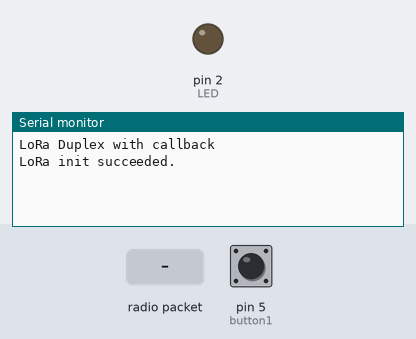
Recording of a sketch running on a simulated Arduino Uno, built with avr-gcc and run on an emulated ATmega328P. On the bench: output pins drawn as LEDs (lit = HIGH), the last lines printed to the serial monitor. The inputs (shaded band) are chosen by the test bench; at power-on: pin 5 (button1) HIGH. No radio packets arrive unless stated.

Above: at 1.2 s.
1.3 s: pin 5 (button1) pulled LOW for 0.15 s
At 2.7 s:
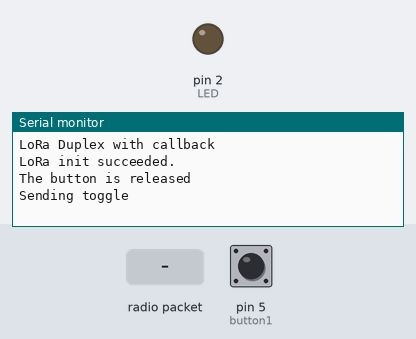
3.0 s: radio packet "relay on" arrives
At 4.2 s:
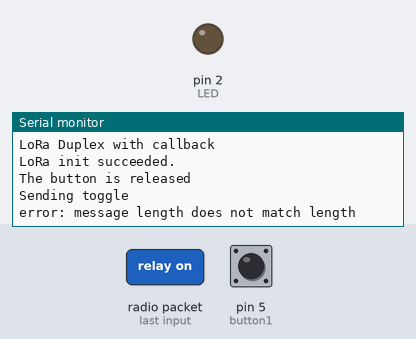
4.5 s: pin 5 (button1) pulled LOW for 3.2 s
At 9.2 s:
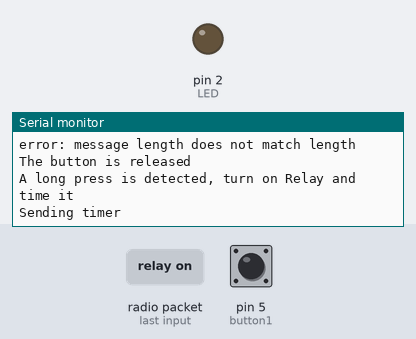

Measured:
- after the input at 1.3 s, the serial monitor: prints a new line after 0.22 s (image 1)
- after the input at 3.0 s, the serial monitor: prints a new line at once (image 2)
- after the input at 4.5 s, the serial monitor: prints a new line after 3.3 s (image 3)

The sketch:

lora-house-control.ino
```cpp
/*
  LoRa House Control of Lora Water Pump
  LED indicates the state of relay/water pump at other end (Lora Water Pump)
  LED blinking indicates that relay/water pump at other end (Lora Water Pump) is on and controlled by a Timer of 45 minutes
  Button toggles the state of relay/water pump
  Button long press, turn on the relay/water pump with a timer.
*/

#include <SPI.h>              // include libraries
#include <LoRa.h>
#include <ezButton.h>         // handle the button press eliminating bouncing

const int csPin = 15;         // D8 at Wemos LoRa radio chip select
const int resetPin = 16;      // D0 at Wemos LoRa radio reset
const int irqPin = 4;         // D2 at Wemos
const int LED = 2;            // D4 at Wemos

/*         Wemos D1 PinOut
              ___    _
             | | |__| |
             | |      |
        RST RST        TX GPIO1
       ADC0 A0         RX GPIO3
WAKE GPIO16 D0         D1 GPIO5
SCLK GPIO14 D5         D2 GPIO4
MISO GPIO12 D6         D3 GPIO0
MOSI GPIO13 D7         D4 GPIO2
  CS GPIO15 D8         G
            3V3  ___   5V
                |usb|
*/
ezButton button1(5);

const int DEBOUNCE_DELAY = 70;
const int LONG_PRESS_TIME  = 2000; // 2000 milliseconds
const int ASK_TIME  = 30000; // 30 seconds

String outgoing;              // outgoing message
byte msgCount = 0;            // count of outgoing messages
byte localAddress = 0xDA;     // address of this device
byte destination = 0xDF;      // destinatioln to send to
long lastSendTime = 0;        // last send time
long lastBlinkTime = 0;
int intervalask = ASK_TIME;     // interval between sends
byte counterTimer = 0;
boolean timerRunning = false;
boolean blinkLed = false;
unsigned long pressedTime  = 0;
unsigned long releasedTime = 0;

void setup() {
  Serial.begin(9600);                   // initialize serial

  while (!Serial);

  //pinMode(button, INPUT);
  pinMode(LED, OUTPUT);
  button1.setDebounceTime(DEBOUNCE_DELAY);

  Serial.println("LoRa Duplex with callback");

  // override the default CS, reset, and IRQ pins (optional)
  LoRa.setPins(csPin, resetPin, irqPin);// set CS, reset, IRQ pin

  if (!LoRa.begin(915E6)) {             // initialize ratio at 915 MHz
    Serial.println("LoRa init failed. Check your connections.");
    while (true);                       // if failed, do nothing
  }

  LoRa.onReceive(onReceive);
  LoRa.receive();
  Serial.println("LoRa init succeeded.");
  lastSendTime = millis();

}

void loop() {

  button1.loop();

   if(button1.isPressed()){
    pressedTime = millis();             // save pressed time for release time calculation
  }

  if ((millis() - lastSendTime) > intervalask) {
    sendMessage("asking");
    lastSendTime = millis();           // timestamp the message
    Serial.println("Sending asking");
  }

  if(button1.isReleased()){
    Serial.println("The button is released");
    releasedTime = millis();
    long pressDuration = releasedTime - pressedTime;

    if( pressDuration > LONG_PRESS_TIME ){
      Serial.println("A long press is detected, turn on Relay and time it");
      timerRunning = true; //wait for relay on feedback to blink LED
      sendMessage("timer");              // send lora message to turn on relay and time it
      Serial.println("Sending timer");
    } else { // short press actions
      sendMessage("toggle");              // send lora message to toggle relay
      Serial.println("Sending toggle");
      timerRunning = false;               // stop timer when short pressed
    }
  }
  checkTimer();
}

void sendMessage(String outgoing) {
  LoRa.beginPacket();                   // start packet
  LoRa.write(destination);              // add destination address
  LoRa.write(localAddress);             // add sender address
  LoRa.write(msgCount);                 // add message ID
  LoRa.write(outgoing.length());        // add payload length
  LoRa.print(outgoing);                 // add payload
  LoRa.endPacket(true);                 // finish packet and send it
  msgCount++;                           // increment message ID
  LoRa.receive();                       // go back into receive mode
}

void onReceive(int packetSize) {
  if (packetSize == 0) return;          // if there's no packet, return

  // read packet header bytes:
  int recipient = LoRa.read();          // recipient address
  byte sender = LoRa.read();            // sender address
  byte incomingMsgId = LoRa.read();     // incoming msg ID
  byte incomingLength = LoRa.read();    // incoming msg length

  String incoming = "";                 // payload of packet

  while (LoRa.available()) {            // can't use readString() in callback, so
    incoming += (char)LoRa.read();      // add bytes one by one
  }

  if (incomingLength != incoming.length()) {   // check length for error
    Serial.println("error: message length does not match length");
    return;                             // skip rest of function
  }

  // if the recipient isn't this device or broadcast,
  if (recipient != localAddress) {
    Serial.println("This message is not for me.");
    return;                             // skip rest of function
  }

  if (incoming == "relay on"){
    digitalWrite(LED, HIGH);
    if (timerRunning)
       blinkLed = true;
  }
  if (incoming == "relay off"){
    digitalWrite(LED, LOW);
    timerRunning = false;
    blinkLed = false;
  }
  if (incoming == "timer"){
    digitalWrite(LED, HIGH);
    timerRunning = true;
    blinkLed = true;
  }
  // if message is for this device, or broadcast, print details:
  Serial.println("Received from: 0x" + String(sender, HEX));
  Serial.println("Sent to: 0x" + String(recipient, HEX));
  Serial.println("Message ID: " + String(incomingMsgId));
  Serial.println("Message length: " + String(incomingLength));
  Serial.println("Message: " + incoming);
  Serial.println("RSSI: " + String(LoRa.packetRssi()));
  Serial.println("Snr: " + String(LoRa.packetSnr()));
  Serial.println();
}
/*
Timer is controlled by lora-water-pump
Here we just need to blink the LED while timerRunning is true and blinkLed is true
timerRunning is set to false if message "relay off" is received
from lora-water-pump

*/
void checkTimer(){
  if (timerRunning && blinkLed){
    if ((millis() - lastBlinkTime) > 250) {
      lastBlinkTime = millis();
      digitalWrite(LED, !digitalRead(LED));   // Toggle the led
    }
  }
}
```
